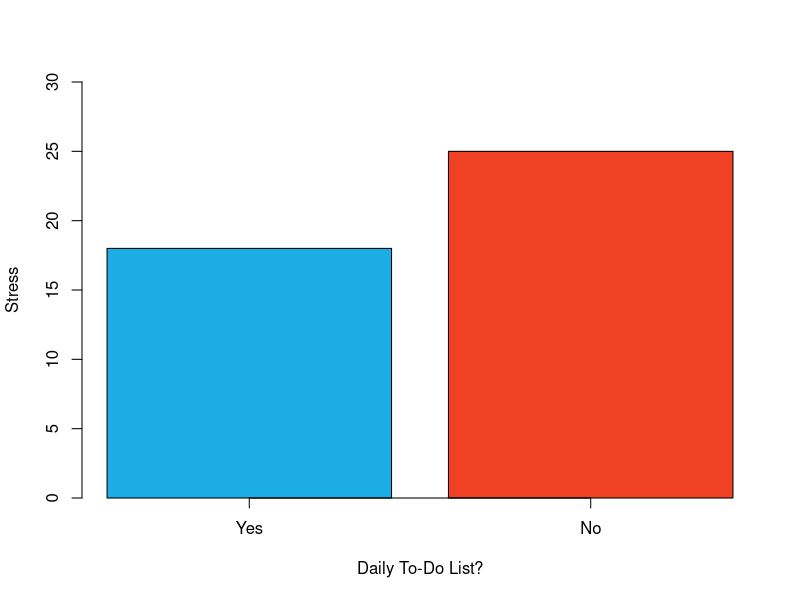

Here is the R script that generated this plot: (Note: this script raises an error after producing the figure.)
## ---- chunk 1
stress <- c(18,25)

barplot(stress, names.arg = c("Yes","No"), col = c("#1BADE3","#F14124"), xlab = "Daily To-Do List?", axis.lty=1, ylab = "Stress", ylim = c(0,30))
## ---- chunk 2
disorder <- c("Generalized anxiety disorder","Obsessive-compulsive disorder","Major depressive disorder","Bipolar disorder","Alcohol abuse","Drug abuse")
total <- c(5.7,2.3,16.9,4.4,13.2,8.0)
female <- c(7.1,3.1,20.2,4.5,7.5,4.8)
male <- c(4.2,1.6,13.2,4.3,19.6,11.6)
comorbidity <- data.frame(disorder,total,female,male)

knitr::kable(comorbidity,
  col.name=c("Disorder","Total","Female","Male"), caption = 'Some lifetime prevalence results from the National Comorbidity Survey. The lifetime prevalence of a disorder is the percentage of people in the population that develop that disorder at any time in their lives.')
## ---- chunk 3
knitr::include_graphics("images/nonexperiments/cogsurvey.png")
## ---- chunk 4
knitr::include_graphics("images/nonexperiments/scales.png")
## ---- chunk 5
criterion <- c("B—Brief","R—Relevant","U—Unambiguous","S—Specific","O—Objective")
poor <- c("“Are you now or have you ever been the possessor of a firearm?”","“What is your sexual orientation?”","“Are you a gun person?”","“How much have you read about the new gun control measure and sales tax?”","“How much do you support the new gun control measure?”")
effective <- c("“Have you ever owned a gun?”","Do not include this item unless it is clearly relevant to the research.","“Do you currently own a gun?”","“How much have you read about the new gun control measure?”  “How much have you read about the new sales tax?”","“What is your view of the new gun control measure?”")
bruso <- data.frame(criterion,poor,effective)

knitr::kable(bruso,
  col.name=c("Criterion","Poor","Effective"), caption = 'BRUSO model of writing effective questionnaire items, plus examples.')
